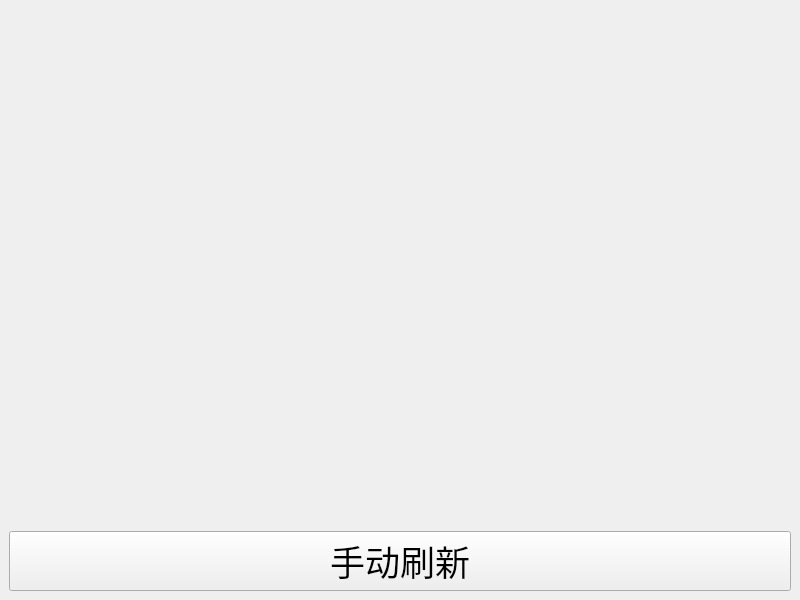
<?xml version="1.0" encoding="UTF-8"?>
<ui version="4.0">
 <class>MainWindow</class>
 <widget class="QMainWindow" name="MainWindow">
  <property name="geometry">
   <rect>
    <x>0</x>
    <y>0</y>
    <width>800</width>
    <height>600</height>
   </rect>
  </property>
  <property name="windowTitle">
   <string>TensorBoard</string>
  </property>
  <widget class="QWidget" name="centralwidget">
   <layout class="QVBoxLayout" name="verticalLayout">
    <item>
     <widget class="QWidget" name="web_widget" native="true">
      <layout class="QVBoxLayout" name="web_widget_Layout"/>
     </widget>
    </item>
    <item>
     <widget class="QPushButton" name="refresh_btn">
      <property name="font">
       <font>
        <pointsize>26</pointsize>
       </font>
      </property>
      <property name="text">
       <string>手动刷新</string>
      </property>
     </widget>
    </item>
   </layout>
  </widget>
 </widget>
 <resources/>
 <connections/>
</ui>
